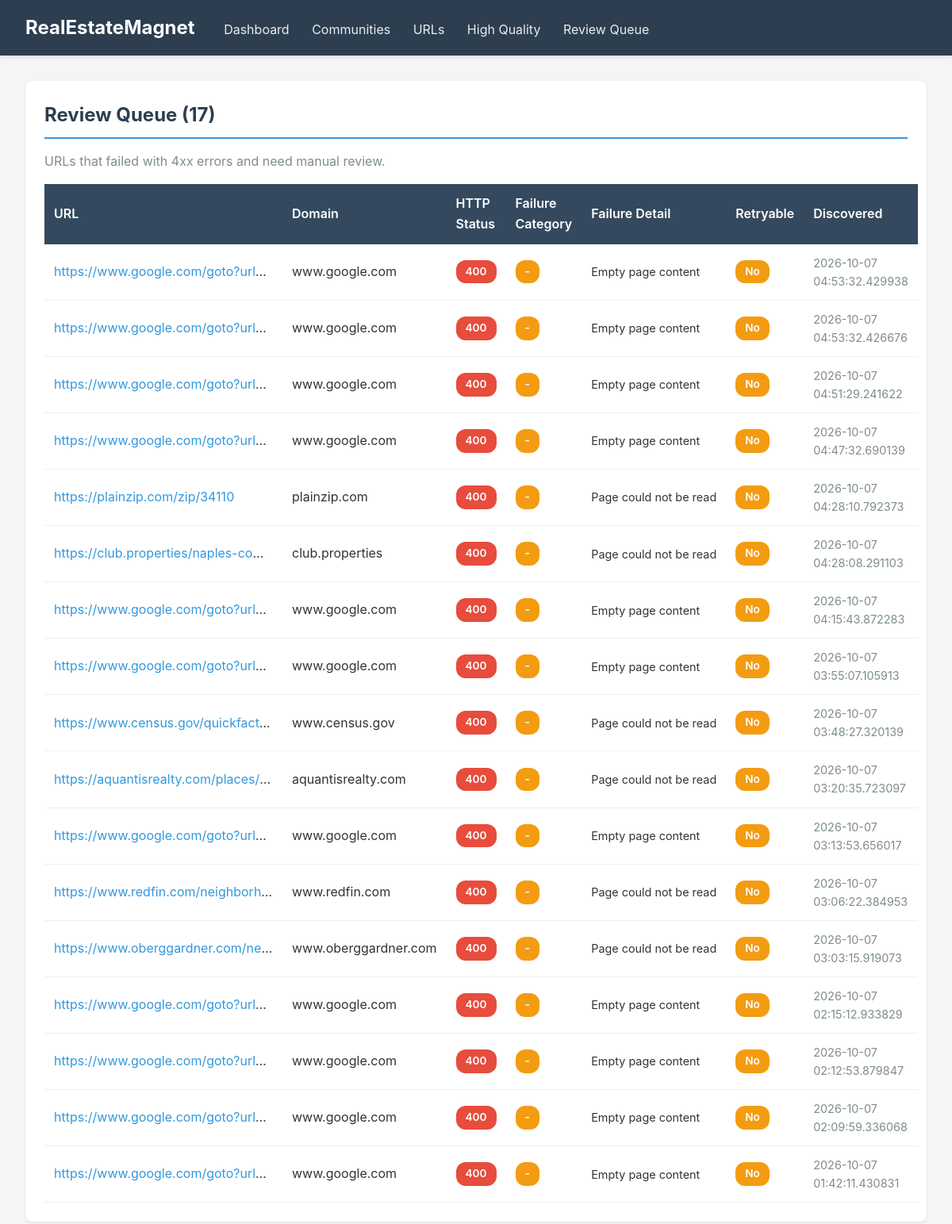
/review-queue, run on the app's committed database.
### modules/community/database.py (models this page shows)
class Base(DeclarativeBase):
    pass

class SourceURLRow(Base):
    __tablename__ = "source_urls"
    id = Column(Integer, primary_key=True, autoincrement=True)
    url = Column(Text, unique=True, nullable=False, index=True)
    domain = Column(String(255), index=True)
    title = Column(String(500))
    status = Column(String(30), nullable=False, index=True, default="pending")
    failure_category = Column(String(30), index=True)
    failure_detail = Column(Text)
    is_retryable = Column(Boolean, default=False)
    reviewed = Column(Boolean, default=False, index=True)
    review_note = Column(Text)
    pdf_path = Column(Text)
    screenshot_path = Column(Text)
    community_slug = Column(String(255), index=True)
    discovered_by = Column(String(50), index=True)
    discovered_at = Column(DateTime, default=lambda: datetime.now(timezone.utc))
    accessed_at = Column(DateTime)
    printed_at = Column(DateTime)
    http_status = Column(Integer)
    error_message = Column(Text)
    content_length = Column(Integer)
    captcha_detected = Column(Boolean, default=False)
    captcha_solved = Column(Boolean, default=False)
    robot_friendly = Column(Boolean, default=False, index=True)
    robots_txt_checked = Column(Boolean, default=False)
    retry_count = Column(Integer, default=0)
    steps_taken = Column(Integer, default=0)
    has_community_data = Column(Boolean, default=False, index=True)
    data_quality_score = Column(Float, default=0.0, index=True)
    data_types_found = Column(String(255))  # comma-separated: fees,amenities,demographics,proximity
    data_summary = Column(Text)  # brief summary of extracted data

### modules/web/viewer.py (the view)
@app.get("/review-queue", response_class=HTMLResponse)
async def review_queue(request: Request):
    conn = get_db()
    cursor = conn.cursor()
    try:
        cursor.execute("""
            SELECT
                url, domain, status, failure_category, failure_detail,
                http_status, is_retryable, reviewed, review_note,
                discovered_at
            FROM source_urls
            WHERE status = 'failed_4xx' AND reviewed = 0
            ORDER BY discovered_at DESC
        """)
        review_items = cursor.fetchall()
    except sqlite3.OperationalError:
        review_items = []
    conn.close()
    return templates.TemplateResponse(
        request,
        name="review_queue.html",
        context={
            "review_items": review_items,
        }
    )

### modules/web/templates/review_queue.html (shortened to what this page needs)
{% extends "base.html" %}
{% block content %}
<div class="card">
    <h2>Review Queue ({{ review_items|length }})</h2>
    <p class="text-muted">URLs that failed with 4xx errors and need manual review.</p>
    {% if review_items %}
    <table>
        <thead>
            <tr>
                <th>URL</th>
                <th>Domain</th>
                <th>HTTP Status</th>
                <th>Failure Category</th>
                <th>Failure Detail</th>
                <th>Retryable</th>
                <th>Discovered</th>
            </tr>
        </thead>
        <tbody>
            {% for item in review_items %}
            <tr>
                <td class="truncate"><a href="{{ item.url }}" target="_blank">{{ item.url }}</a></td>
                <td>{{ item.domain or '-' }}</td>
                <td><span class="badge badge-danger">{{ item.http_status or '-' }}</span></td>
                <td><span class="badge badge-warning">{{ item.failure_category or '-' }}</span></td>
                <td class="text-small truncate">{{ item.failure_detail or '-' }}</td>
                <td>
                    {% if item.is_retryable %}
                    <span class="badge badge-info">Yes</span>
                    {% else %}
                    <span class="badge badge-warning">No</span>
                    {% endif %}
                </td>
                <td class="text-muted text-small">{{ item.discovered_at }}</td>
            </tr>
            {% endfor %}
        </tbody>
    </table>
    {% else %}
    <p style="padding: 2rem; text-align: center; color: #27ae60;">✓ No URLs need review!</p>
    {% endif %}
</div>
{% endblock %}

### modules/web/templates/base.html (style rules this page uses)
* { margin: 0; padding: 0; box-sizing: border-box; }
body { font-family: -apple-system, BlinkMacSystemFont, 'Segoe UI', Roboto, Oxygen, Ubuntu, Cantarell, sans-serif; background: #f5f5f5; color: #333; line-height: 1.6; }
.card { background: white; border-radius: 8px; padding: 1.5rem; margin-bottom: 1.5rem; box-shadow: 0 1px 3px rgba(0,0,0,0.1); }
.card h2 { color: #2c3e50; margin-bottom: 1rem; border-bottom: 2px solid #3498db; padding-bottom: 0.5rem; }
table { width: 100%; border-collapse: collapse; margin-top: 1rem; }
th { background: #34495e; color: white; padding: 0.75rem; text-align: left; font-weight: 600; }
td { padding: 0.75rem; border-bottom: 1px solid #ecf0f1; }
a { color: #3498db; text-decoration: none; }
.badge { display: inline-block; padding: 0.25rem 0.75rem; border-radius: 12px; font-size: 0.85rem; font-weight: 600; }
.badge-warning { background: #f39c12; color: white; }
.badge-danger { background: #e74c3c; color: white; }
.text-muted { color: #7f8c8d; }
.text-small { font-size: 0.9rem; }
.truncate { max-width: 300px; white-space: nowrap; overflow: hidden; text-overflow: ellipsis; }

### data on the page
SourceURLRow: url "https://www.google.com/goto?url…", domain "www.google.com", http_status "400", failure_category "-", failure_detail "Empty page content", is_retryable "No", discovered_at "2026-10-07 04:53:32.429938"
SourceURLRow: url "https://www.google.com/goto?url…", domain "www.google.com", http_status "400", failure_category "-", failure_detail "Empty page content", is_retryable "No", discovered_at "2026-10-07 04:53:32.426676"
SourceURLRow: url "https://www.google.com/goto?url…", domain "www.google.com", http_status "400", failure_category "-", failure_detail "Empty page content", is_retryable "No", discovered_at "2026-10-07 04:51:29.241622"
SourceURLRow: url "https://www.google.com/goto?url…", domain "www.google.com", http_status "400", failure_category "-", failure_detail "Empty page content", is_retryable "No", discovered_at "2026-10-07 04:47:32.690139"
SourceURLRow: url "https://plainzip.com/zip/34110", domain "plainzip.com", http_status "400", failure_category "-", failure_detail "Page could not be read", is_retryable "No", discovered_at "2026-10-07 04:28:10.792373"
SourceURLRow: url "https://club.properties/naples-co…", domain "club.properties", http_status "400", failure_category "-", failure_detail "Page could not be read", is_retryable "No", discovered_at "2026-10-07 04:28:08.291103"
SourceURLRow: url "https://www.google.com/goto?url…", domain "www.google.com", http_status "400", failure_category "-", failure_detail "Empty page content", is_retryable "No", discovered_at "2026-10-07 04:15:43.872283"
SourceURLRow: url "https://www.google.com/goto?url…", domain "www.google.com", http_status "400", failure_category "-", failure_detail "Empty page content", is_retryable "No", discovered_at "2026-10-07 03:55:07.105913"
SourceURLRow: url "https://www.census.gov/quickfact…", domain "www.census.gov", http_status "400", failure_category "-", failure_detail "Page could not be read", is_retryable "No", discovered_at "2026-10-07 03:48:27.320139"
SourceURLRow: url "https://aquantisrealty.com/places/…", domain "aquantisrealty.com", http_status "400", failure_category "-", failure_detail "Page could not be read", is_retryable "No", discovered_at "2026-10-07 03:20:35.723097"
SourceURLRow: url "https://www.google.com/goto?url…", domain "www.google.com", http_status "400", failure_category "-", failure_detail "Empty page content", is_retryable "No", discovered_at "2026-10-07 03:13:53.656017"
SourceURLRow: url "https://www.redfin.com/neighborh…", domain "www.redfin.com", http_status "400", failure_category "-", failure_detail "Page could not be read", is_retryable "No", discovered_at "2026-10-07 03:06:22.384953"
SourceURLRow: url "https://www.oberggardner.com/ne…", domain "www.oberggardner.com", http_status "400", failure_category "-", failure_detail "Page could not be read", is_retryable "No", discovered_at "2026-10-07 03:03:15.919073"
SourceURLRow: url "https://www.google.com/goto?url…", domain "www.google.com", http_status "400", failure_category "-", failure_detail "Empty page content", is_retryable "No", discovered_at "2026-10-07 02:15:12.933829"
SourceURLRow: url "https://www.google.com/goto?url…", domain "www.google.com", http_status "400", failure_category "-", failure_detail "Empty page content", is_retryable "No", discovered_at "2026-10-07 02:12:53.879847"
SourceURLRow: url "https://www.google.com/goto?url…", domain "www.google.com", http_status "400", failure_category "-", failure_detail "Empty page content", is_retryable "No", discovered_at "2026-10-07 02:09:59.336068"
SourceURLRow: url "https://www.google.com/goto?url…", domain "www.google.com", http_status "400", failure_category "-", failure_detail "Empty page content", is_retryable "No", discovered_at "2026-10-07 01:42:11.430831"

### other printed values
{{ review_items|length }} "17"
